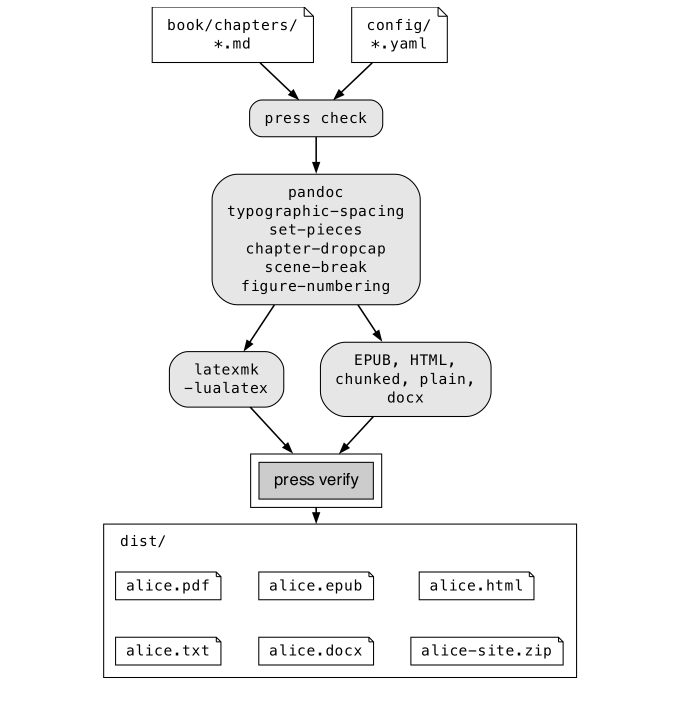
#> input picture assets/woodcuts/00-proof-pipeline.png, 1362 x 1402 px (shown at 1/2 size)
$ python -i frame.py   (imports and definitions only)
#> lines starting #> are read from the running program, lines starting #| are printed output that depends on the picture
#> further down, picture is the input picture: PIL image 1362x1402 L; min 0, max 255, mean 245.4
"""Grayscale, scale to 1362 px wide (2 px = 0.5 pt rule included), 300 dpi, mode L.
Usage: frame.py site IN OUT
       frame.py desk DESK.png PICKER.png OUT
       frame.py stack FULLPAGE.png OUT CSS_W TOP_Y0 TOP_Y1 BOT_Y0 BOT_Y1
  stack: two crops of one full-page capture (y in CSS px; the capture may be
  at any device scale), the top over the bottom, with a 40 px torn-edge
  gap band between them, so a long page shows its head and its foot."""
import sys
from PIL import Image, ImageOps
W, RULE = 1362, 2
def darkest(im):
    # Grayscale as the darkest channel: neutral grays are unchanged, while
    # coloured terminal text (the green toolchain line, the blue cursor
    # bar) keeps its contrast instead of washing out to a pale luminance.
    r, g, b = im.convert("RGB").split()
    from PIL import ImageChops
    return ImageChops.darker(ImageChops.darker(r, g), b)
def finish(im, out, mode="luma"):
#> called with out = 'out.png', mode = 'luma'
    inner = W - 2 * RULE
    im = darkest(im) if mode == "darkest" else im.convert("L")
    im = im.resize((inner, round(im.height * inner / im.width)), Image.LANCZOS)
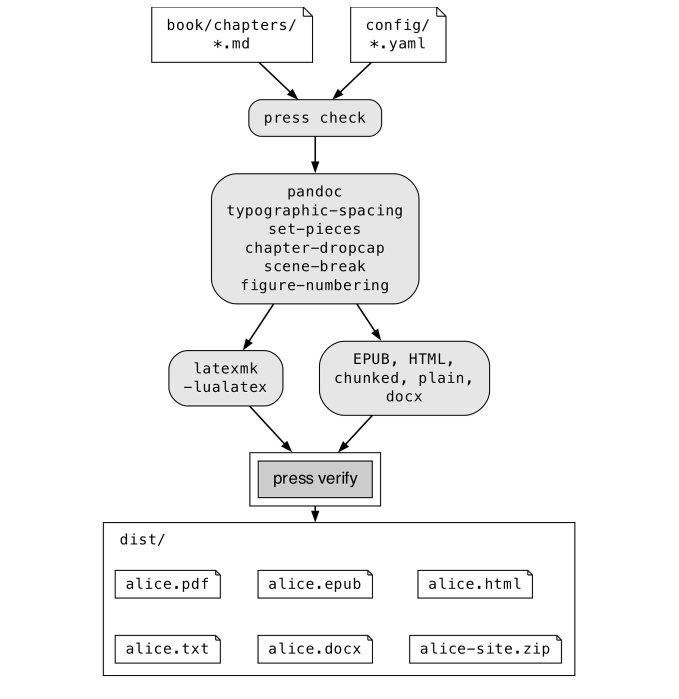
#> im: PIL image 1358x1398 L (shown at 1/2 size); min 0, max 255, mean 245.4
    im = ImageOps.expand(im, border=RULE, fill=0)
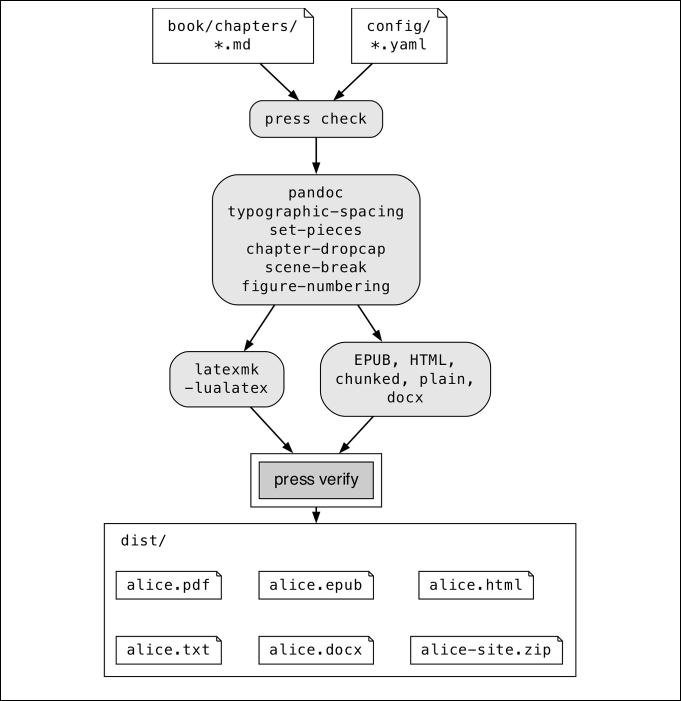
#> im: PIL image 1362x1402 L (shown at 1/2 size); min 0, max 255, mean 244
    assert im.width == W and im.height <= 1740, im.size
    im.save(out, dpi=(300, 300), optimize=True)
    print(out, im.size, im.mode)
#| out.png (1362, 1402) L
def torn(im, edge, amp=5, period=14):
    """White out past a zigzag along the top or bottom edge."""
    from PIL import ImageDraw
    im = im.copy(); d = ImageDraw.Draw(im)
    pts = []
    for i, x in enumerate(range(0, im.width + period, period // 2)):
        off = amp if i % 2 else 0
        pts.append((x, im.height - 1 - amp + off if edge == "bottom" else amp - off))
    if edge == "bottom":
        poly = pts + [(im.width, im.height), (0, im.height)]
    else:
        poly = pts + [(im.width, 0), (0, 0)]
    d.polygon(poly, fill=255)
    return im
# [31 lines not run here, left out]

>>> from PIL import Image
>>> picture = Image.open('../../../assets/woodcuts/00-proof-pipeline.png')
>>> result = finish(picture, 'out.png')
